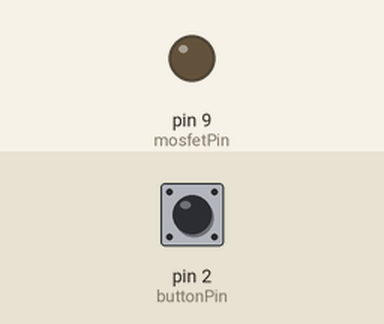
Bench run of a sketch on a simulated Arduino Uno, built with avr-gcc and run on an emulated ATmega328P. On the bench: output pins drawn as LEDs (lit = HIGH). The inputs (shaded band) are chosen by the test bench; at power-on: pin 2 (buttonPin) HIGH.

Above: at 1.2 s.
1.3 s: pin 2 (buttonPin) pulled LOW for 0.15 s
At 2.1 s:
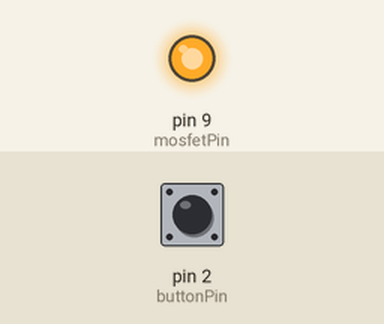
2.9 s: pin 2 (buttonPin) pulled LOW for 1 s
At 3.3 s:
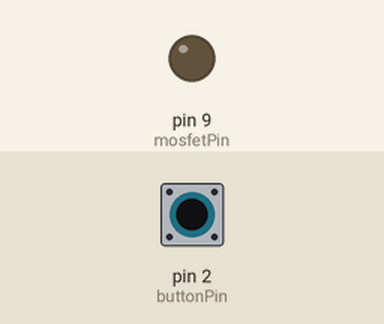
5.4 s: pin 2 (buttonPin) pulled LOW for 3.2 s
At 6.4 s:
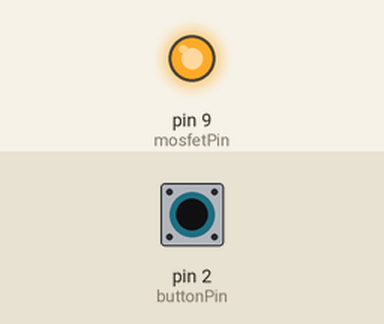
Timing chart, 0 to 8.4 s (numbered marks = the images above; inputs shaded):
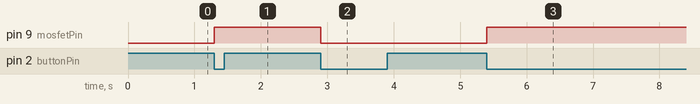

The sketch:

ARDUINO_MEGA_MOS_SWITCHING_MOTOR_TESTING.ino
```cpp
const int buttonPin = 2;   // Push button connected to D2
const int mosfetPin = 9;   // Single pin to control all MOSFET gates (D9)

bool motorState = false;       // false = OFF, true = ON
bool lastButtonState = HIGH;   // for INPUT_PULLUP (HIGH = not pressed)

void setup() {
  pinMode(buttonPin, INPUT_PULLUP);   // Internal pull-up enabled
  pinMode(mosfetPin, OUTPUT);         // Single pin for all MOSFETs

  // Ensure motor is OFF at start
  digitalWrite(mosfetPin, LOW);
}

void loop() {
  bool buttonState = digitalRead(buttonPin);

  // Check for button press (transition HIGH -> LOW)
  if (lastButtonState == HIGH && buttonState == LOW) {
    motorState = !motorState;   // Toggle motor state

    if (motorState) {
      // Turn motor ON → MOSFET pin HIGH
      digitalWrite(mosfetPin, HIGH);
    } else {
      // Turn motor OFF → MOSFET pin LOW
      digitalWrite(mosfetPin, LOW);
    }

    delay(50);  // debounce delay
  }

  lastButtonState = buttonState;  // Save state for next loop
}
```

Measured:
- after the input at 1.3 s, pin 9 (mosfetPin): LOW → HIGH at once
- after the input at 2.9 s, pin 9 (mosfetPin): HIGH → LOW at once
- after the input at 5.4 s, pin 9 (mosfetPin): LOW → HIGH at once
